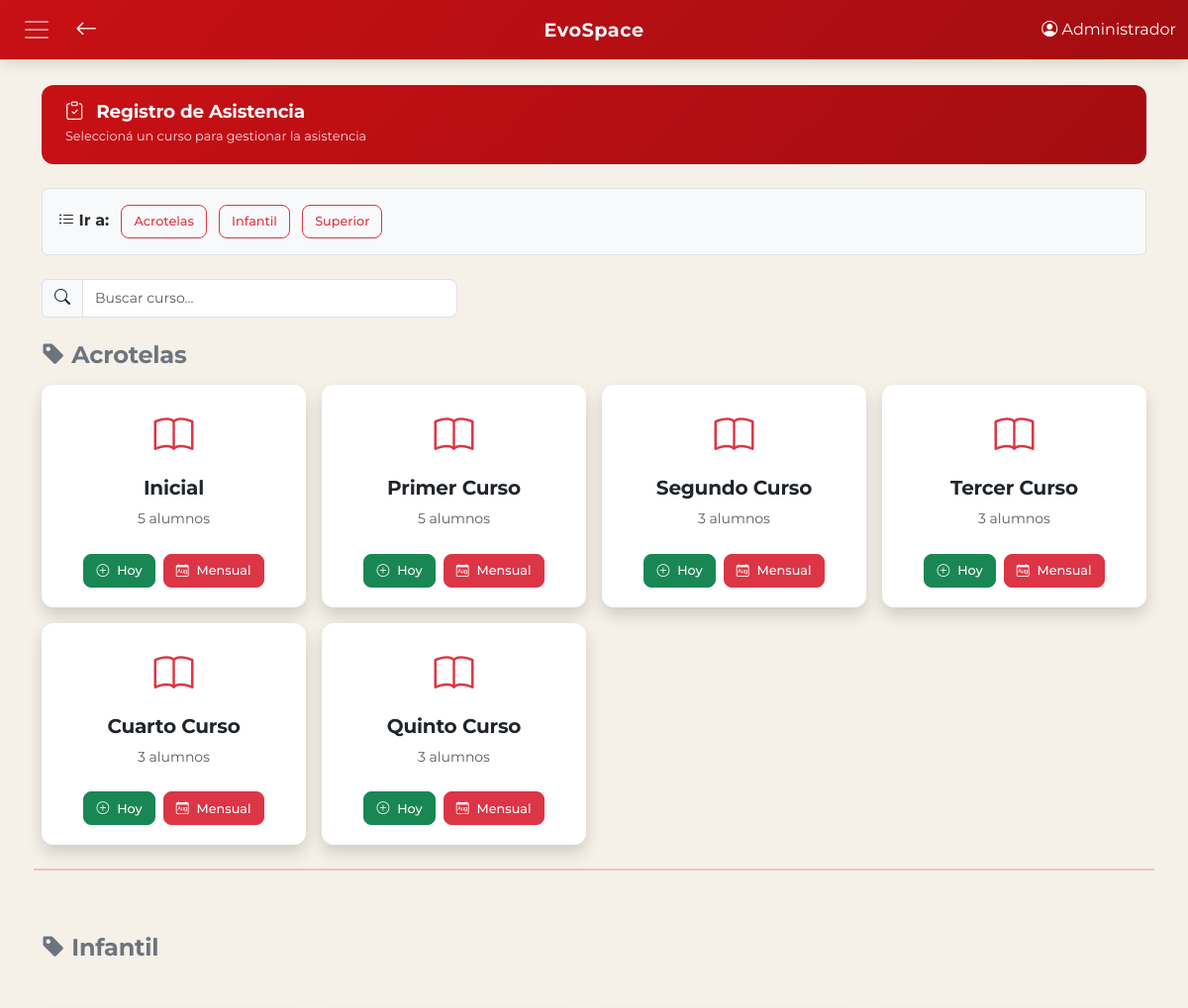
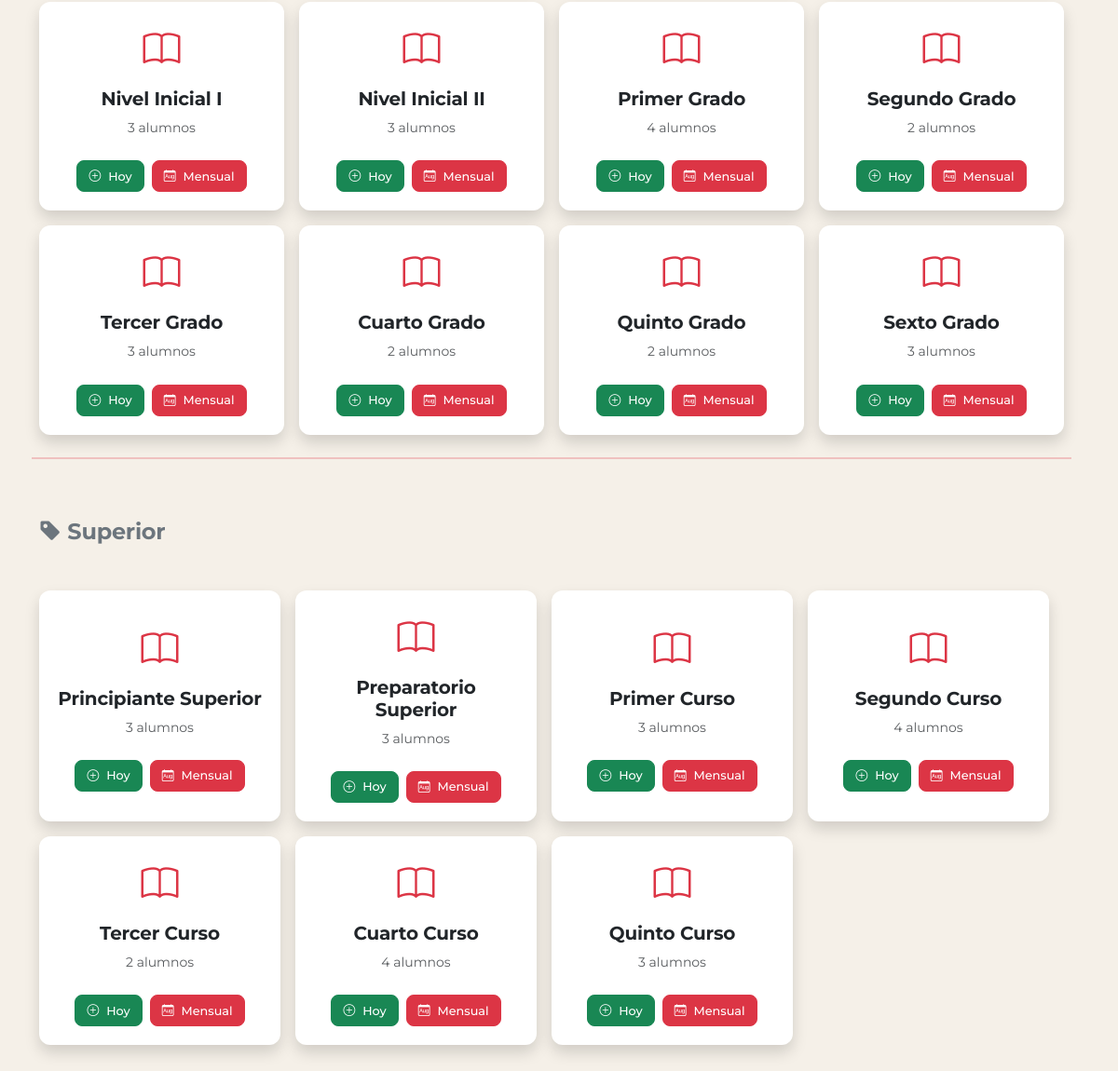
Page /secciones/asistencia/index.php (signed in) on the committed database (2 pictures, top to bottom).
### tables this page shows
CREATE TABLE `cursos` (
  `id_curso` int(11) NOT NULL,
  `nombre` varchar(100) NOT NULL,
  `tipo` enum('Acrotelas','Infantil','Superior') NOT NULL,
  `orden` int(11) NOT NULL,
  `activo` tinyint(1) DEFAULT 1,
  `cupo_maximo` int(11) DEFAULT NULL COMMENT 'NULL = sin limite'
);

### secciones/asistencia/index.php (the view, shortened to what this page needs)
<?php
require_once '../../config/db.php';
include '../../includes/header.php';
include '../../includes/navbar.php';
$cursos = $pdo->query("
    SELECT DISTINCT c.id_curso, c.nombre, c.tipo, c.orden, COUNT(a.id_alumno) as total_alumnos
    FROM cursos c
    INNER JOIN alumnos a ON c.id_curso = a.id_curso
    WHERE c.activo = 1 AND a.activo = 1
    GROUP BY c.id_curso
    ORDER BY c.tipo, c.orden
")->fetchAll();
$tipos = array_unique(array_column($cursos, 'tipo'));
?>
<div class="container mt-3">
    <div class="page-header mb-4">
        <div>
            <h4 class="fw-bold mb-0"><i class="bi bi-clipboard-check me-2"></i> Registro de Asistencia</h4>
            <small>Seleccioná un curso para gestionar la asistencia</small>
        </div>
    </div>
    <?php if (count($tipos) > 1): ?>
        <div class="mb-4 p-3 bg-light rounded border">
            <strong><i class="bi bi-list-ul"></i> Ir a:</strong>
            <?php foreach ($tipos as $tipo): ?>
                <a href="#tipo-<?= urlencode($tipo) ?>" class="btn btn-outline-danger btn-sm ms-2">
                    <?= htmlspecialchars($tipo) ?>
                </a>
            <?php endforeach; ?>
        </div>
    <?php endif; ?>
    <div class="input-group mb-3" style="max-width:420px;">
        <span class="input-group-text"><i class="bi bi-search"></i></span>
        <input type="text" id="buscarCursoAsistencia" class="form-control" placeholder="Buscar curso...">
    </div>
    <?php if (empty($cursos)): ?>
        <div class="alert alert-warning">No hay cursos con alumnos asignados.</div>
    <?php else: ?>
        <?php
        $grupo_actual = '';
        foreach ($cursos as $curso):
            if ($curso['tipo'] != $grupo_actual):
                if ($grupo_actual != ''): ?>
                    <hr class="my-4 border-2 border-danger">
                <?php endif; ?>
                <h4 class="mt-4 mb-3 text-secondary">
                    <i class="bi bi-tag-fill"></i> <?= htmlspecialchars($curso['tipo']) ?>
                </h4>
                <div class="row g-3">
            <?php
                $grupo_actual = $curso['tipo'];
            endif;
        ?>
            <div class="col-md-4 col-lg-3" data-tipo="<?= htmlspecialchars($curso['tipo']) ?>" data-nombre="<?= htmlspecialchars($curso['nombre']) ?>">
                <div class="card shadow h-100 text-center">
                    <div class="card-body d-flex flex-column align-items-center justify-content-center">
                        <i class="bi bi-book fs-1 text-danger"></i>
                        <h5 class="card-title mt-2"><?= htmlspecialchars($curso['nombre']) ?></h5>
                        <p class="card-text text-muted small"><?= $curso['total_alumnos'] ?> alumnos</p>
                        <div class="d-flex gap-2 mt-2 flex-wrap justify-content-center">
                            <a href="registrar.php?id_curso=<?= $curso['id_curso'] ?>" class="btn btn-success btn-sm">
                                <i class="bi bi-plus-circle"></i> Hoy
                            </a>
                            <a href="mensual.php?id_curso=<?= $curso['id_curso'] ?>" class="btn btn-danger btn-sm">
                                <i class="bi bi-calendar-month"></i> Mensual
                            </a>
                        </div>
                    </div>
                </div>
            </div>
        <?php endforeach; ?>
        </div>
    <?php endif; ?>
</div>
<?php include '../../includes/footer.php'; ?>

### assets/css/estilos.css (style rules this page uses)
:root { --evo-primary: #c81015; --evo-primary-dark: #a30d11; --evo-primary-light: #e85a5e; --evo-secondary: #6c757d; --evo-accent: #d4a017; --evo-bg: #f5f0e8; --evo-bg-alt: #ebe5d9; --evo-surface: #ffffff; --evo-text: #2c2c2c; --evo-text-muted: #6c757d; --evo-border: #dee2e6; --evo-success: #198754; --evo-warning: #ffc107; --evo-info: #0dcaf0; --evo-danger: #dc3545; --evo-radius: 0.75rem; --evo-radius-sm: 0.5rem; --evo-shadow: 0 2px 12px rgba(0,0,0,0.08); --evo-shadow-lg: 0 8px 30px rgba(0,0,0,0.12); --evo-transition: 0.25s ease; }
* { font-family: "Montserrat", sans-serif; }
body { background-color: var(--evo-bg); padding-top: 70px; padding-bottom: 30px; color: var(--evo-text); line-height: 1.6; }
h1, h2, h3, h4, h5, h6 { font-weight: 700; letter-spacing: -0.01em; }
.btn { padding: 0.5rem 1.25rem; font-size: 0.875rem; border-radius: var(--evo-radius-sm); height: 42px; display: inline-flex; align-items: center; justify-content: center; gap: 0.5rem; white-space: nowrap; transition: all var(--evo-transition); font-weight: 500; }
.btn-sm { height: 34px; padding: 0.25rem 0.75rem; font-size: 0.8rem; }
.card { border: none; border-radius: var(--evo-radius); box-shadow: var(--evo-shadow); transition: all var(--evo-transition); overflow: hidden; }
.card-body { padding: 1.25rem; }
.page-header { background: linear-gradient(135deg, var(--evo-primary), var(--evo-primary-dark)); color: #fff; padding: 1rem 1.5rem; border-radius: var(--evo-radius); margin-bottom: 1.25rem; display: flex; justify-content: space-between; align-items: center; flex-wrap: wrap; gap: 0.75rem; }
.page-header h4 { margin: 0; font-weight: 700; font-size: 1.15rem; }
.page-header small { opacity: 0.85; font-size: 0.8rem; }
.form-control, .form-select { border-radius: var(--evo-radius-sm); border: 1.5px solid var(--evo-border); padding: 0.5rem 0.75rem; font-size: 0.875rem; transition: border-color var(--evo-transition), box-shadow var(--evo-transition); }
.gap-2 { gap: 0.5rem; }

### rows in the picture
cursos: tipo "Acrotelas", nombre "Inicial", total_alumnos "5"
cursos: nombre "Primer Curso", total_alumnos "5"
cursos: nombre "Segundo Curso", total_alumnos "3"
cursos: nombre "Tercer Curso", total_alumnos "3"
cursos: nombre "Cuarto Curso", total_alumnos "3"
cursos: nombre "Quinto Curso", total_alumnos "3"
cursos: tipo "Infantil", nombre "Nivel Inicial I", total_alumnos "3"
cursos: nombre "Nivel Inicial II", total_alumnos "3"
cursos: nombre "Primer Grado", total_alumnos "4"
cursos: nombre "Segundo Grado", total_alumnos "2"
cursos: nombre "Tercer Grado", total_alumnos "3"
cursos: nombre "Cuarto Grado", total_alumnos "2"
cursos: nombre "Quinto Grado", total_alumnos "2"
cursos: nombre "Sexto Grado", total_alumnos "3"
cursos: tipo "Superior", nombre "Principiante Superior", total_alumnos "3"
cursos: nombre "Preparatorio Superior", total_alumnos "3"
cursos: nombre "Primer Curso", total_alumnos "3"
cursos: nombre "Segundo Curso", total_alumnos "4"
cursos: nombre "Tercer Curso", total_alumnos "2"
cursos: nombre "Cuarto Curso", total_alumnos "4"
cursos: nombre "Quinto Curso", total_alumnos "3"

### other values in the picture
$_SESSION['nombre_completo'] "Administrador"
$tipo "Acrotelas"
$tipo "Infantil"
$tipo "Superior"
